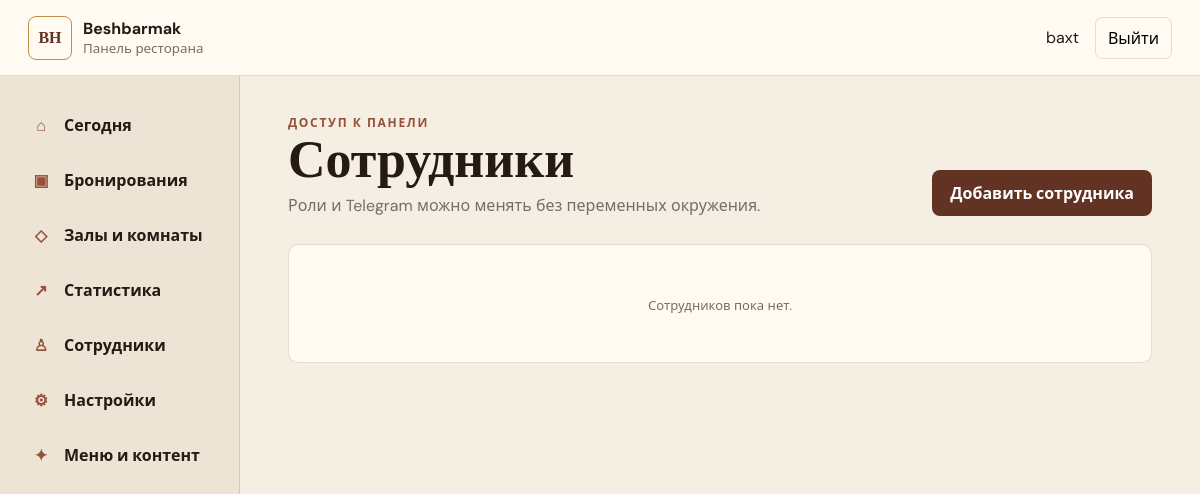
The app's page /staff/employees/ (signed in), older data.
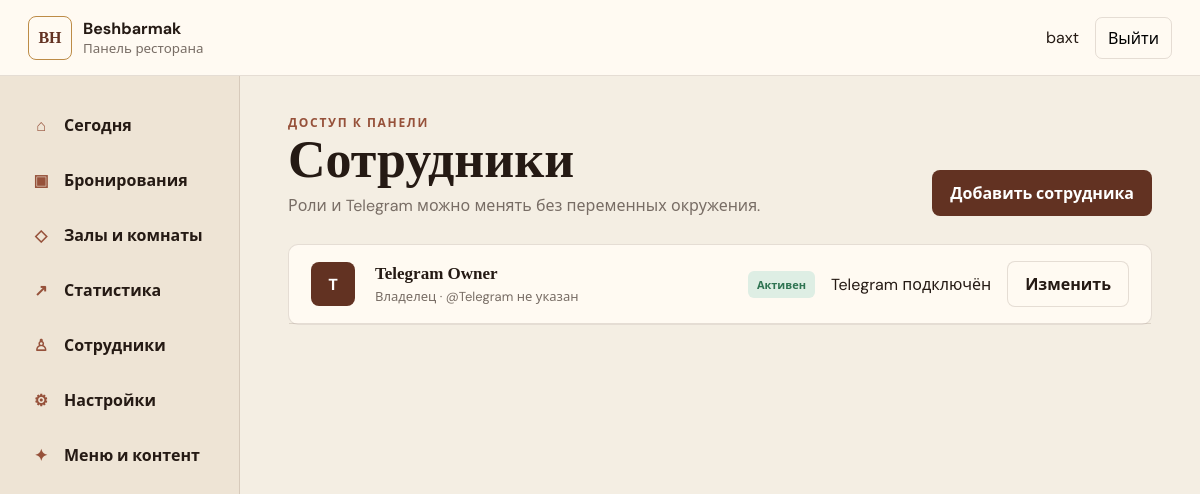
The same page, newer data.
### reservations/models.py (models this page shows)
class StaffProfile(models.Model):
    class Role(models.TextChoices):
        OWNER = "OWNER", "Владелец"
        MANAGER = "MANAGER", "Менеджер"
        CONTENT_MANAGER = "CONTENT_MANAGER", "Контент-менеджер"
    user = models.OneToOneField(settings.AUTH_USER_MODEL, on_delete=models.CASCADE, related_name="staff_profile", verbose_name="Пользователь")
    role = models.CharField("Роль", max_length=20, choices=Role.choices, default=Role.MANAGER)
    telegram_id = models.BigIntegerField("Telegram ID", blank=True, null=True, unique=True)
    telegram_username = models.CharField("Telegram username", max_length=80, blank=True)
    telegram_notifications_enabled = models.BooleanField("Уведомления Telegram", default=True)
    is_active = models.BooleanField("Доступ разрешён", default=True)
    created_at = models.DateTimeField(auto_now_add=True)
    updated_at = models.DateTimeField(auto_now=True)
    class Meta:
        ordering = ("user__first_name", "user__username")
        verbose_name = "Сотрудник"
        verbose_name_plural = "Сотрудники"
    def __str__(self):
        return self.user.get_full_name() or self.user.username

### reservations/staff_views.py (the view)
# urls.py: path("employees/", staff_views.staff_list, name="members"),
@staff_access(StaffProfile.Role.OWNER)
def staff_list(request):
    return render(request, "staff/staff_list.html", {"staff_members": StaffProfile.objects.select_related("user")})

### reservations/staff_views.py (called while the page is built, shortened)
def _profile_for(user):
    if user.is_superuser:
        return None

def staff_access(*roles):
    def decorator(view):
        @login_required
        @wraps(view)
        def wrapped(request, *args, **kwargs):
            profile = _profile_for(request.user)
            if roles and not request.user.is_superuser and profile.role not in roles:
                raise PermissionDenied("Для этого раздела недостаточно прав.")
            request.staff_profile = profile
            return view(request, *args, **kwargs)
        return wrapped
    return decorator

### templates/staff/staff_list.html
{% extends 'staff/base.html' %}{% block title %}Сотрудники{% endblock %}{% block content %}
<header class="page-heading"><div><p class="overline">Доступ к панели</p><h1>Сотрудники</h1><p>Роли и Telegram можно менять без переменных окружения.</p></div><a class="staff-button primary" href="{% url 'staff:member_add' %}">Добавить сотрудника</a></header>
<section class="panel no-pad"><div class="staff-table">{% for member in staff_members %}<article><div class="avatar">{{ member.user.first_name|first|default:member.user.username|first|upper }}</div><div><h2>{{ member }}</h2><p>{{ member.get_role_display }} · @{{ member.telegram_username|default:'Telegram не указан' }}</p></div><span class="availability {% if member.is_active %}on{% else %}off{% endif %}">{% if member.is_active %}Активен{% else %}Отключён{% endif %}</span><span>{% if member.telegram_id and member.telegram_notifications_enabled %}Telegram подключён{% else %}Нет уведомлений{% endif %}</span><a class="staff-button secondary" href="{% url 'staff:member_edit' member.pk %}">Изменить</a></article>{% empty %}<div class="empty-panel"><p>Сотрудников пока нет.</p></div>{% endfor %}</div></section>
{% endblock %}

Row changes from the older to the newer data that the page shows:
added StaffProfile: user.first_name|first "T", user.last_name "Telegram Owner", role "Владелец", telegram_username "Telegram не указан", is_active "Активен", telegram_id "Telegram подключён"
Text that changed along with them:
text no longer shown: "Сотрудников пока нет."
